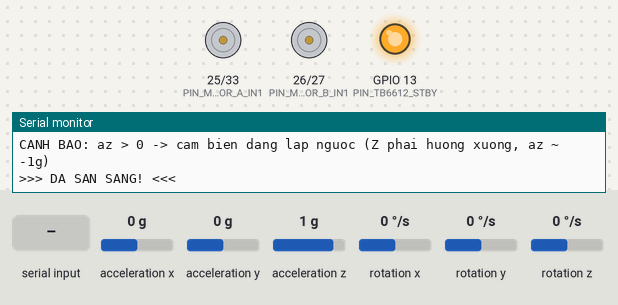
Bench run of a program on a simulated ESP32. Parts: motor-driver pin pairs drawn as motors (green arrow = first pin HIGH = forward, orange = second pin HIGH = backward, longer = more drive, scaled by the enable pin, stopped while the standby pin is LOW), output pins drawn as LEDs (lit = HIGH), the last lines printed to the serial monitor. Wiring (inferred from the names in the program): MPU-9250 motion sensor at I2C address 0x68. The inputs (shaded band) are chosen by the test bench; at power-on: acceleration x 0 g, acceleration z 1 g, rotation y 0 °/s, acceleration y 0 g, rotation x 0 °/s, rotation z 0 °/s. Nothing arrives over Bluetooth unless stated.

Above: at 5.2 s.
5.3 s: acceleration x set to -0.2 g
At 5.82 s:
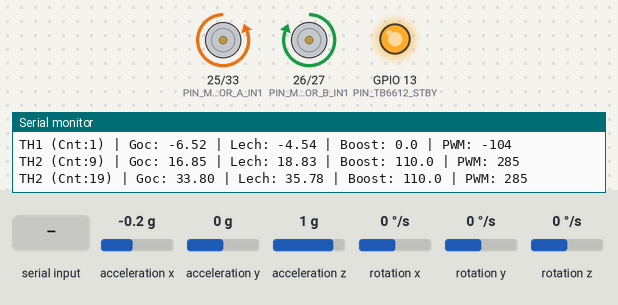
7.5 s: acceleration z set to -1.4 g
At 9.2 s:
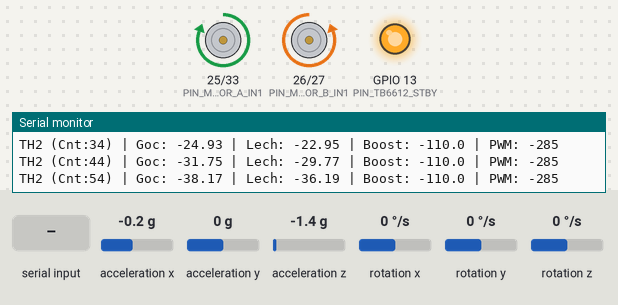
10.2 s: "B" received over the second serial link
13.2 s: acceleration x set to 0 g
At 13.48 s:
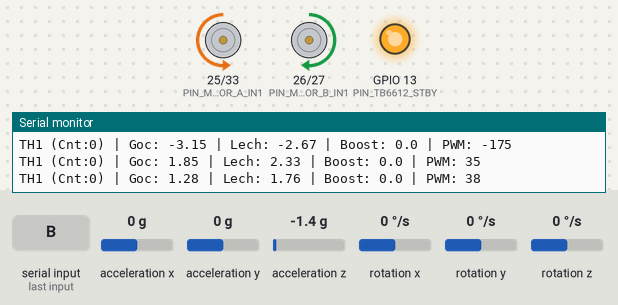
16.2 s: "L" received over the second serial link
At 16.51 s:
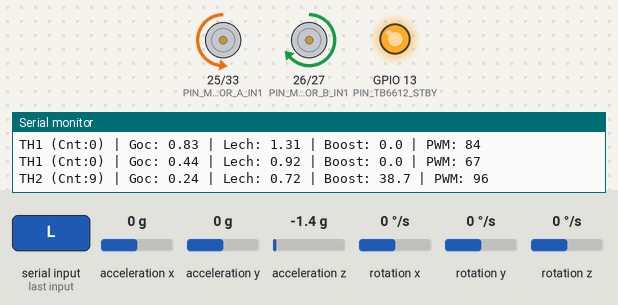
19.2 s: rotation y set to 9 °/s
Timing chart, 0 to 23.2 s (numbered marks = the images above; inputs shaded):
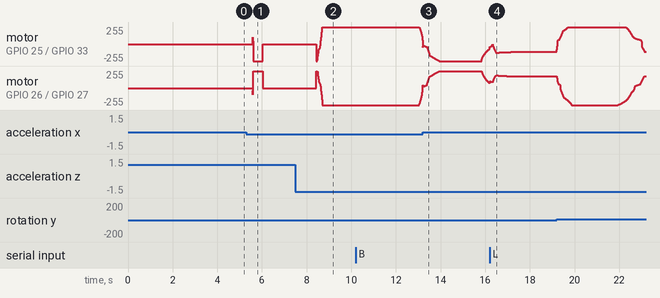

Measured:
- the behaviour switches between 0 and -0.1 g on acceleration x (found by bisection; images 0 and 1)
- after the input at 5.3 s, motor on GPIO 25 (PIN_MOTOR_A_IN1) / GPIO 33 (PIN_MOTOR_A_IN2): stopped → backward 255/255 after 0.28 s, → stopped 0.47 s later; motor on GPIO 26 (PIN_MOTOR_B_IN1) / GPIO 27 (PIN_MOTOR_B_IN2): stopped → forward 255/255 after 0.28 s, → stopped 0.47 s later

The program:

main.cpp
```cpp
/*
 * =====================================================================
 *  ROBOT TỰ CÂN BẰNG 2 BÁNH - ESP32 + MPU6500 + TB6612FNG
 *  PHIÊN BẢN: NONLINEAR PID + KALMAN 1D + THUẬT TOÁN 2 TRƯỜNG HỢP FALLBACK
 * =====================================================================
 */

#include "Arduino.h"
#include "Wire.h"
#include "BluetoothSerial.h"

#if !defined(CONFIG_BT_ENABLED) || !defined(CONFIG_BLUEDROID_ENABLED)
  #error "Bluetooth chua duoc bat trong SDK (chi ho tro ESP32 classic)."
#endif

// ==========================================
// 1. CẤU HÌNH GPIO VÀ PWM
// ==========================================
#define PIN_I2C_SDA     21
#define PIN_I2C_SCL     22

// Motor Trái (Kênh A)
#define PIN_MOTOR_A_PWM 32
#define PIN_MOTOR_A_IN1 25
#define PIN_MOTOR_A_IN2 33

// Motor Phải (Kênh B)
#define PIN_MOTOR_B_PWM 14
#define PIN_MOTOR_B_IN1 26
#define PIN_MOTOR_B_IN2 27

// Kích hoạt TB6612
#define PIN_TB6612_STBY 13

#define PWM_FREQ        10000   // 10 kHz
#define PWM_RES_BITS    8       // 8-bit (0 - 255)
#define PWM_MAX_DUTY    ((1 << PWM_RES_BITS) - 1)

#if ESP_ARDUINO_VERSION >= ESP_ARDUINO_VERSION_VAL(3, 0, 0)
  #define LEDC_BY_PIN   1
#else
  #define LEDC_BY_PIN   0
  #define PWM_CHANNEL_A 0
  #define PWM_CHANNEL_B 1
#endif

// ==========================================
// 2. CLASS BỘ LỌC KALMAN 1D
// ==========================================
class Kalman1D {
private:
  float angle;
  float bias;
  float P[2][2];

  float Q_angle;
  float Q_bias;
  float R_measure;

public:
  Kalman1D() {
    Q_angle   = 0.001f;
    Q_bias    = 0.003f;
    R_measure = 0.06f;

    angle = 0.0f;
    bias  = 0.0f;

    P[0][0] = 0.0f; P[0][1] = 0.0f;
    P[1][0] = 0.0f; P[1][1] = 0.0f;
  }

  void init(float initial_angle) {
    angle = initial_angle;
    bias  = 0.0f;
  }

  float getAngle(float newAngle, float newRate, float dt, float r_scale = 1.0f) {
    float rate = newRate - bias;
    angle += dt * rate;

    P[0][0] += dt * (dt * P[1][1] - P[0][1] - P[1][0] + Q_angle);
    P[0][1] -= dt * P[1][1];
    P[1][0] -= dt * P[1][1];
    P[1][1] += Q_bias * dt;

    float S = P[0][0] + R_measure * r_scale;
    float K[2];
    K[0] = P[0][0] / S;
    K[1] = P[1][0] / S;

    float y = newAngle - angle;
    angle += K[0] * y;
    bias  += K[1] * y;

    float P00_temp = P[0][0];
    float P01_temp = P[0][1];

    P[0][0] -= K[0] * P00_temp;
    P[0][1] -= K[0] * P01_temp;
    P[1][0] -= K[1] * P00_temp;
    P[1][1] -= K[1] * P01_temp;

    return angle;
  }

  float getCleanRate(float rawRate) const {
    return rawRate - bias;
  }
};

// ==========================================
// 3. THÔNG SỐ ĐIỀU KHIỂN NONLINEAR PID (ĐÃ FIX LĂN LIÊN TỤC)
// ==========================================
// Cấu hình P phi tuyến: Đủ lực thắng ma sát tĩnh để bánh lăn từ từ ngay khi nghiêng nhẹ
float Kp_base       = 16.5f;  // Nâng từ 5.0 lên 16.5 để bánh xe lăn liên tục theo góc nghiêng, không đợi Gyro giật
float Kp_boost_gain = 4.5f;   // Tăng lực mượt mà khi xe nghiêng ra ngoài
float Kp_max        = 30.0f;  // Lực tối đa khi gặp góc nguy hiểm

float Ki            = 0.0f;
#ifndef KD_VAL
#define KD_VAL .50f   // Kd khi lệch lớn
#endif
#ifndef KD_CALM
#define KD_CALM 0.250f  // Kd trong vùng cân bằng
#endif
float Kd            = KD_VAL;

// Lọc thông thấp cho Gyro: Chặn gai rung từ hộp số nhựa truyền vào đáy hộp làm ngắt quãng lệnh lăn
#ifndef GYRO_LPF_ALPHA
#define GYRO_LPF_ALPHA     0.4f   // 0.4 = mượt, xóa hiện tượng Kd băm xung làm bánh chạy-dừng-chạy-dừng
#endif

// Bù ma sát tĩnh sát với thực tế động cơ vàng 1:48 (~28-30 PWM) để tốc độ tăng từ từ, đều đặn
#ifndef MOTOR_DEADZONE
#define MOTOR_DEADZONE     30.0f   // Đặt sát ngưỡng lăn của motor vàng để vượt ma sát tĩnh mượt mà
#endif
#ifndef DZ_RAMP
#define DZ_RAMP            4.0f    // Vuốt mềm vùng chết trong khoảng +-4 PWM quanh điểm 0
#endif
#ifndef PWM_MAX_SLEW_RATE
#define PWM_MAX_SLEW_RATE  80.0f   // Giới hạn tốc độ tăng PWM mỗi 10ms để bánh tăng tốc từ từ, không giật thốc
#endif
#define MPU_ADDR           0x68
#define LOOP_TIME_MS       10      // 100 Hz
#define MAX_TILT_ANGLE     75.0f

// ---- Phục hồi khi nghiêng lớn ----
#ifndef SLEW_START_ERR
#define SLEW_START_ERR   2.0f   // độ: dưới 2 độ giữ tốc độ tăng PWM êm
#endif
#ifndef SLEW_FREE_ERR
#define SLEW_FREE_ERR    6.0f   // độ: trên 6 độ mới mở tối đa tốc độ đáp ứng
#endif
#ifndef ACC_TRUST_KNEE
#define ACC_TRUST_KNEE   80.0f
#endif
#ifndef ACC_TRUST_SPAN
#define ACC_TRUST_SPAN   40.0f
#endif

// ---- Bù Back-EMF êm (Tách khỏi vòng tự kích để không gây vọt tốc độ đột ngột) ----
#ifndef BEMF_COMP
#define BEMF_COMP        0.35f  // Hạ từ 0.95 xuống 0.35 để bù mượt, không tự kích thành xung giật nhanh
#endif
#ifndef BEMF_A
#define BEMF_A           0.04f  // Tích lũy từ từ theo góc nghiêng (hằng số thời gian ~250ms)
#endif
#ifndef BEMF_LIMIT
#define BEMF_LIMIT       80.0f
#endif

// ---- Vùng "êm" quanh điểm cân bằng ----
#ifndef CALM_ERR
#define CALM_ERR         1.0f
#endif
#ifndef CALM_FADE
#define CALM_FADE        2.0f
#endif
#ifndef CALM_ALPHA
#define CALM_ALPHA       0.60f  // Làm mịn đầu ra PWM
#endif
#ifndef REST_DB
#define REST_DB          0.3f   // Hạ từ 5.0 xuống 0.3: Không cắt mất lực lăn ở góc nghiêng 0.3° - 2.0°
#endif
#ifndef DEBUG_PLOT
#define DEBUG_PLOT 0
#endif
#ifndef REARM_ANGLE
#define REARM_ANGLE      10.0f
#endif

// ---- CẤU HÌNH THUẬT TOÁN 2 TRƯỜNG HỢP (CHỐNG TRÔI 1 PHÍA & FALLBACK) ----
#ifndef BALANCE_WINDOW_X
#define BALANCE_WINDOW_X        0.25f   // Khoảng +-x (độ) quanh setpoint coi là Trường hợp 1 (cân bằng)
#endif
#ifndef FALLBACK_TRIGGER_COUNT
#define FALLBACK_TRIGGER_COUNT  5       // 5-6 lần đọc liên tiếp không đổi dấu & không giảm -> nhảy vào Trường hợp 2
#endif
#ifndef FALLBACK_TOLERANCE
#define FALLBACK_TOLERANCE      0.02f   // Dung sai (độ) nhận diện góc lệch đang "giữ nguyên" hoặc "tăng dần"
#endif
#ifndef FALLBACK_STEP_PWM
#define FALLBACK_STEP_PWM       5.5f    // Điện áp (PWM) cộng thêm mỗi chu kỳ khi ở Trường hợp 2
#endif
#ifndef FALLBACK_GAIN_PWM
#define FALLBACK_GAIN_PWM       3.0f    // Điện áp (PWM) cộng thêm tỷ lệ với độ lớn góc lệch ở Trường hợp 2
#endif
#ifndef FALLBACK_MAX_PWM
#define FALLBACK_MAX_PWM        110.0f  // Trần áp tăng cường tối đa của Trường hợp 2
#endif
#ifndef FALLBACK_DECAY
#define FALLBACK_DECAY          0.55f   // Hệ số xả mượt áp tăng cường khi xe quay lại Trường hợp 1
#endif

// ---- HƯỚNG LẮP CẢM BIẾN (đã dời xuống đáy hộp) ----
#ifndef IMU_LEAN_SIGN
#define IMU_LEAN_SIGN    (1.0f)
#endif

// ĐIỂM CÂN BẰNG CƠ KHÍ:
float setpoint_pitch = -1.98f;
float speed_offset   = 0.0f;
float turn_offset    = 0.0f;

// Lệnh Bluetooth
#define BT_DEVICE_NAME    "ESP32_Balancing_Bot"
#define CMD_SPEED_STEP    1.5f
#define CMD_TURN_STEP     30.0f
#define CMD_FORWARD_SIGN  (-1.0f)

// ==========================================
// 4. HẰNG SỐ CẢM BIẾN & BIẾN TOÀN CỤC
// ==========================================
#define MPU_REG_CONFIG        0x1A
#define MPU_REG_GYRO_CONFIG   0x1B
#define MPU_REG_ACCEL_CONFIG  0x1C
#define MPU_REG_ACCEL_XOUT_H  0x3B
#define MPU_REG_PWR_MGMT_1    0x6B
#define MPU_REG_WHO_AM_I      0x75

#define GYRO_SENS         131.0f
#define RAD2DEG           57.2957795f
#define CAL_SAMPLES       500
#define CAL_INTERVAL_MS   4
#define MAX_SENSOR_FAILS  5

BluetoothSerial SerialBT;
Kalman1D kalmanFilter;

int16_t raw_ax, raw_ay, raw_az;
int16_t raw_gx, raw_gy, raw_gz;

static bool  armed     = false;
float        wheel_est = 0;
static float out_filt  = 0;
static float calm_k    = 0;

// Biến trạng thái của Thuật toán 2 Trường hợp (Case 1 & Case 2)
static uint8_t control_case     = 1;     // 1 = Trường hợp 1 (Cân bằng), 2 = Trường hợp 2 (Tăng áp Fallback)
static uint8_t same_sign_count  = 0;     // Số lần đọc liên tiếp góc lệch giữ nguyên dấu & không giảm
static int8_t  prev_error_sign  = 0;     // Dấu của góc lệch ở chu kỳ trước (-1, 0, +1)
static float   prev_abs_error   = 0.0f;  // Độ lớn góc lệch ở chu kỳ trước
static float   fallback_boost   = 0.0f;  // Điện áp PWM tăng cường trong Trường hợp 2

float gyro_pitch_offset = 0;   // offset gyro quanh trục Y
float gyro_pitch_rate   = 0;
float clean_gyro_rate   = 0;   // tốc độ góc đã qua lọc thông thấp chống giật ngắt quãng
float angle_pitch       = 0;

float pid_error = 0, error_integral = 0;
float last_pwm_left = 0, last_pwm_right = 0;
uint32_t prev_time = 0;
uint8_t  sensor_fail_count = 0;

float    last_printed_angle = 0.0f;
uint32_t last_print_time    = 0;

// ==========================================
// 5. XỬ LÝ MPU6500 & KALMAN
// ==========================================
static void writeMPU(uint8_t reg, uint8_t data) {
  Wire.beginTransmission(MPU_ADDR);
  Wire.write(reg);
  Wire.write(data);
  Wire.endTransmission();
}

static uint8_t readMPU(uint8_t reg) {
  Wire.beginTransmission(MPU_ADDR);
  Wire.write(reg);
  Wire.endTransmission(false);
  Wire.requestFrom(MPU_ADDR, 1, true);
  return Wire.available() ? Wire.read() : 0xFF;
}

static bool mpuResponds() {
  Wire.beginTransmission(MPU_ADDR);
  return Wire.endTransmission() == 0;
}

static int16_t readInt16() {
  uint8_t hi = Wire.read();
  uint8_t lo = Wire.read();
  return (int16_t)((hi << 8) | lo);
}

static bool readMPURaw() {
  Wire.beginTransmission(MPU_ADDR);
  Wire.write(MPU_REG_ACCEL_XOUT_H);
  if (Wire.endTransmission(false) != 0) return false;

  Wire.requestFrom(MPU_ADDR, 14, true);
  if (Wire.available() < 14) return false;

  raw_ax = readInt16();
  raw_ay = readInt16();
  raw_az = readInt16();
  (void)readInt16();
  raw_gx = readInt16();
  raw_gy = readInt16();
  raw_gz = readInt16();
  return true;
}

// Góc nghiêng từ Accel. Z hướng xuống => az ≈ -1g khi thẳng đứng.
static float accelLeanDeg(float ax, float az) {
  return IMU_LEAN_SIGN * atan2f(-ax, -az) * RAD2DEG;
}

static bool initMPU6500() {
  Wire.begin(PIN_I2C_SDA, PIN_I2C_SCL, 400000);
  delay(100);

  if (!mpuResponds()) return false;

  writeMPU(MPU_REG_PWR_MGMT_1, 0x00);
  delay(50);

  writeMPU(MPU_REG_GYRO_CONFIG, 0x00);
  writeMPU(MPU_REG_ACCEL_CONFIG, 0x00);
  writeMPU(MPU_REG_CONFIG, 0x03); // DLPF ~42Hz
  delay(100);

  Serial.println(">>> DANG CAN CHINH GYRO (GIU YEN XE 2S) <<<");
  long sum_gy = 0, sum_ax = 0, sum_az = 0;
  int good = 0;
  for (int i = 0; i < CAL_SAMPLES; i++) {
    if (readMPURaw()) {
      sum_gy += raw_gy;
      sum_ax += raw_ax;
      sum_az += raw_az;
      good++;
    }
    delay(CAL_INTERVAL_MS);
  }
  if (good < CAL_SAMPLES / 2) return false;

  gyro_pitch_offset = (float)sum_gy / good;

  if ((float)sum_az / good > 0.0f)
    Serial.println("CANH BAO: az > 0 -> cam bien dang lap nguoc (Z phai huong xuong, az ~ -1g)");
  float initial_angle = accelLeanDeg((float)sum_ax / good, (float)sum_az / good);
  kalmanFilter.init(initial_angle);
  angle_pitch = initial_angle;
  clean_gyro_rate = 0.0f;

  Serial.println(">>> DA SAN SANG! <<<");
  return true;
}

static bool readSensor(float dt) {
  if (!readMPURaw()) return false;

  float acc_pitch = accelLeanDeg((float)raw_ax, (float)raw_az);
  gyro_pitch_rate = -IMU_LEAN_SIGN * ((float)raw_gy - gyro_pitch_offset) / GYRO_SENS;

  float u_abs = 0.5f * (fabsf(last_pwm_left) + fabsf(last_pwm_right));
  float over  = fmaxf(0.0f, u_abs - ACC_TRUST_KNEE) / ACC_TRUST_SPAN;
  angle_pitch = kalmanFilter.getAngle(acc_pitch, gyro_pitch_rate, dt, 1.0f + over * over);

  // Lọc thông thấp vận tốc góc với GYRO_LPF_ALPHA = 0.4f
  float raw_clean_rate = kalmanFilter.getCleanRate(gyro_pitch_rate);
  clean_gyro_rate += GYRO_LPF_ALPHA * (raw_clean_rate - clean_gyro_rate);

  return true;
}

// ==========================================
// 6. ĐIỀU KHIỂN ĐỘNG CƠ (SOFT DEADZONE LIÊN TỤC)
// ==========================================
static void setMotorPWM(uint8_t pin, uint32_t val) {
#if LEDC_BY_PIN
  ledcWrite(pin, val);
#else
  if (pin == PIN_MOTOR_A_PWM)      ledcWrite(PWM_CHANNEL_A, val);
  else if (pin == PIN_MOTOR_B_PWM) ledcWrite(PWM_CHANNEL_B, val);
#endif
}

static void initMotors() {
  pinMode(PIN_MOTOR_A_IN1, OUTPUT);
  pinMode(PIN_MOTOR_A_IN2, OUTPUT);
  pinMode(PIN_MOTOR_B_IN1, OUTPUT);
  pinMode(PIN_MOTOR_B_IN2, OUTPUT);
  digitalWrite(PIN_MOTOR_A_IN1, LOW);
  digitalWrite(PIN_MOTOR_A_IN2, LOW);
  digitalWrite(PIN_MOTOR_B_IN1, LOW);
  digitalWrite(PIN_MOTOR_B_IN2, LOW);

  pinMode(PIN_TB6612_STBY, OUTPUT);
  digitalWrite(PIN_TB6612_STBY, LOW);

#if LEDC_BY_PIN
  ledcAttach(PIN_MOTOR_A_PWM, PWM_FREQ, PWM_RES_BITS);
  ledcAttach(PIN_MOTOR_B_PWM, PWM_FREQ, PWM_RES_BITS);
#else
  ledcSetup(PWM_CHANNEL_A, PWM_FREQ, PWM_RES_BITS);
  ledcAttachPin(PIN_MOTOR_A_PWM, PWM_CHANNEL_A);
  ledcSetup(PWM_CHANNEL_B, PWM_FREQ, PWM_RES_BITS);
  ledcAttachPin(PIN_MOTOR_B_PWM, PWM_CHANNEL_B);
#endif

  setMotorPWM(PIN_MOTOR_A_PWM, 0);
  setMotorPWM(PIN_MOTOR_B_PWM, 0);
}

static void stopMotors() {
  setMotorPWM(PIN_MOTOR_A_PWM, 0);
  setMotorPWM(PIN_MOTOR_B_PWM, 0);
  digitalWrite(PIN_MOTOR_A_IN1, LOW);
  digitalWrite(PIN_MOTOR_A_IN2, LOW);
  digitalWrite(PIN_MOTOR_B_IN1, LOW);
  digitalWrite(PIN_MOTOR_B_IN2, LOW);
  last_pwm_left   = 0;
  last_pwm_right  = 0;
  error_integral  = 0;
  wheel_est       = 0;
  out_filt        = 0;
  same_sign_count = 0;
  prev_error_sign = 0;
  prev_abs_error  = 0;
  fallback_boost  = 0;
  control_case    = 1;
}

// Bù Deadzone nội suy mượt mà
static float applyContinuousSoftDeadzone(float raw_pwm) {
  if (fabsf(raw_pwm) < 0.1f) return 0.0f;

  float boost = MOTOR_DEADZONE;
  if (fabsf(raw_pwm) < DZ_RAMP) {
    boost = MOTOR_DEADZONE * (fabsf(raw_pwm) / DZ_RAMP);
  }

  return (raw_pwm > 0) ? (raw_pwm + boost) : (raw_pwm - boost);
}

static void driveMotors(float pid_output, float turn) {
  if (fabsf(angle_pitch) > MAX_TILT_ANGLE) {
    stopMotors();
    return;
  }

  // Chỉ áp dụng REST_DB khi đang ở Trường hợp 1 (cân bằng tại tâm)
  if (REST_DB > 0.0f && calm_k > 0.0f && control_case == 1) {
    float a = fabsf(pid_output);
    float shrink = fminf(a, REST_DB * calm_k);
    pid_output = (pid_output > 0.0f ? 1.0f : -1.0f) * (a - shrink);
  }
  float target_pwm_left  = pid_output + turn;
  float target_pwm_right = pid_output - turn;

  target_pwm_left  = applyContinuousSoftDeadzone(target_pwm_left);
  target_pwm_right = applyContinuousSoftDeadzone(target_pwm_right);

  // Slew Rate Limiter: Giữ PWM_MAX_SLEW_RATE (80.0f) ở vùng cân bằng, nới dần khi nghiêng lớn hoặc ở TH2
  float free_k = constrain((fabsf(pid_error) - SLEW_START_ERR) / (SLEW_FREE_ERR - SLEW_START_ERR), 0.0f, 1.0f);
  if (control_case == 2) free_k = fmaxf(free_k, 0.5f);
  float slew = PWM_MAX_SLEW_RATE + (2.0f * PWM_MAX_DUTY - PWM_MAX_SLEW_RATE) * free_k;
  float delta_l = constrain(target_pwm_left - last_pwm_left, -slew, slew);
  float delta_r = constrain(target_pwm_right - last_pwm_right, -slew, slew);

  float pwm_left  = last_pwm_left + delta_l;
  float pwm_right = last_pwm_right + delta_r;

  last_pwm_left  = pwm_left;
  last_pwm_right = pwm_right;

  pwm_left  = constrain(pwm_left,  -(float)PWM_MAX_DUTY, (float)PWM_MAX_DUTY);
  pwm_right = constrain(pwm_right, -(float)PWM_MAX_DUTY, (float)PWM_MAX_DUTY);

  // Kênh A (Trái)
  if (pwm_left >= 0) {
    digitalWrite(PIN_MOTOR_A_IN1, LOW);
    digitalWrite(PIN_MOTOR_A_IN2, HIGH);
    setMotorPWM(PIN_MOTOR_A_PWM, (uint32_t)pwm_left);
  } else {
    digitalWrite(PIN_MOTOR_A_IN1, HIGH);
    digitalWrite(PIN_MOTOR_A_IN2, LOW);
    setMotorPWM(PIN_MOTOR_A_PWM, (uint32_t)(-pwm_left));
  }

  // Kênh B (Phải)
  if (pwm_right >= 0) {
    digitalWrite(PIN_MOTOR_B_IN1, HIGH);
    digitalWrite(PIN_MOTOR_B_IN2, LOW);
    setMotorPWM(PIN_MOTOR_B_PWM, (uint32_t)pwm_right);
  } else {
    digitalWrite(PIN_MOTOR_B_IN1, LOW);
    digitalWrite(PIN_MOTOR_B_IN2, HIGH);
    setMotorPWM(PIN_MOTOR_B_PWM, (uint32_t)(-pwm_right));
  }
}

// ==========================================
// 7. XỬ LÝ BLUETOOTH
// ==========================================
static void handleBluetooth() {
  if (!SerialBT.hasClient()) {
    speed_offset = 0.0f;
    turn_offset  = 0.0f;
    return;
  }

  while (SerialBT.available()) {
    char cmd = (char)SerialBT.read();
    switch (cmd) {
      case 'F': speed_offset =  CMD_FORWARD_SIGN * CMD_SPEED_STEP; turn_offset = 0.0f; break;
      case 'B': speed_offset = -CMD_FORWARD_SIGN * CMD_SPEED_STEP; turn_offset = 0.0f; break;
      case 'L': turn_offset = -CMD_TURN_STEP; break;
      case 'R': turn_offset =  CMD_TURN_STEP; break;
      case 'S': speed_offset = 0.0f; turn_offset = 0.0f; break;
      default: break;
    }
  }
}

// ==========================================
// 8. SETUP VÀ LOOP CHÍNH
// ==========================================
void setup() {
  Serial.begin(115200);
  delay(1000);

  if (!SerialBT.begin(BT_DEVICE_NAME)) {
    Serial.println("CANH BAO: khong khoi tao duoc Bluetooth");
  }

  initMotors();

  if (!initMPU6500()) {
    while (true) {
      Serial.println("!!! LOI: KHONG DOC DUOC MPU6500 !!!");
      delay(2000);
    }
  }

  digitalWrite(PIN_TB6612_STBY, HIGH);
  prev_time = micros();
  last_print_time = millis();
}

void loop() {
  uint32_t now = micros();
  uint32_t elapsed_us = now - prev_time;
  if (elapsed_us < (uint32_t)LOOP_TIME_MS * 1000UL) return;

  prev_time = now;
  float dt = (float)elapsed_us * 1.0e-6f;

  handleBluetooth();

  if (!readSensor(dt)) {
    if (sensor_fail_count < 255) sensor_fail_count++;
    if (sensor_fail_count >= MAX_SENSOR_FAILS) stopMotors();
    return;
  }
  sensor_fail_count = 0;

  // Khóa chạy lại: sau khi ngã (>75°) hoặc mới bật máy, chỉ cân bằng khi xe đã được dựng gần thẳng.
  if (fabsf(angle_pitch) > MAX_TILT_ANGLE) armed = false;
  if (!armed) {
    if (fabsf(angle_pitch) < REARM_ANGLE) armed = true;
    else { stopMotors(); return; }
  }

  // 1. Tính sai số so với setpoint_pitch (-1.98f)
  float target_angle = setpoint_pitch + speed_offset;
  pid_error = angle_pitch - target_angle;
  float abs_err = fabsf(pid_error);

  // -------------------------------------------------------------
  // 2. XÉT TRƯỜNG HỢP 1 (CÂN BẰNG) & TRƯỜNG HỢP 2 (TĂNG ÁP FALLBACK)
  // -------------------------------------------------------------
  int8_t current_sign = (pid_error > 0.02f) ? 1 : ((pid_error < -0.02f) ? -1 : 0);
  bool is_holding_or_increasing = (abs_err >= (prev_abs_error - FALLBACK_TOLERANCE));

  // Kiểm tra góc lệch vượt khoảng BALANCE_WINDOW_X và giữ nguyên dấu
  if (current_sign != 0 && current_sign == prev_error_sign && abs_err > BALANCE_WINDOW_X) {
    if (is_holding_or_increasing) {
      if (same_sign_count < 255) same_sign_count++;
    } else {
      // Góc lệch đang thu hẹp về phía setpoint -> trả về Trường hợp 1
      same_sign_count = 0;
    }
  } else {
    same_sign_count = (current_sign != 0 && abs_err > BALANCE_WINDOW_X) ? 1 : 0;
    if (current_sign != prev_error_sign) {
      fallback_boost = 0.0f; // Vừa đổi dấu qua setpoint -> xóa sạch áp cộng thêm
    }
  }

  // Chuyển đổi giữa Trường hợp 1 và Trường hợp 2
  if (same_sign_count >= FALLBACK_TRIGGER_COUNT && is_holding_or_increasing) {
    // ---> TRƯỜNG HỢP 2: Không đổi dấu trong 5-6 lần đọc & độ lệch giữ nguyên/tăng dần -> Tăng áp Fallback
    control_case = 2;
    float boost_step = FALLBACK_STEP_PWM + (FALLBACK_GAIN_PWM * abs_err);
    fallback_boost += (float)current_sign * boost_step;
    fallback_boost = constrain(fallback_boost, -FALLBACK_MAX_PWM, FALLBACK_MAX_PWM);
  } else {
    // ---> TRƯỜNG HỢP 1: Cân bằng quanh vị trí setpoint
    control_case = 1;
    fallback_boost *= FALLBACK_DECAY;
    if (fabsf(fallback_boost) < 0.5f) fallback_boost = 0.0f;
  }

  prev_abs_error = abs_err;
  if (current_sign != 0) prev_error_sign = current_sign;

  // -------------------------------------------------------------
  // 3. THUẬT TOÁN NONLINEAR PID (TRƯỜNG HỢP 1 + BÙ TRƯỜNG HỢP 2)
  // -------------------------------------------------------------
  float kp_effective = Kp_base;
  if (abs_err > 0.87f) {
    kp_effective += (abs_err - 0.87f) * Kp_boost_gain;
    if (kp_effective > Kp_max) kp_effective = Kp_max;
  }

  error_integral += pid_error * dt;
  error_integral = constrain(error_integral, -100.0f, 100.0f);

  calm_k = 1.0f - constrain((abs_err - CALM_ERR) / CALM_FADE, 0.0f, 1.0f);
  float kd_effective = KD_CALM + (Kd - KD_CALM) * (1.0f - calm_k);

  float p_term = kp_effective * pid_error;
  float d_term = kd_effective * clean_gyro_rate;

  // Chống khựng bánh xe (Anti-Stutter) khi đang nghiêng về 1 phía
  if (abs_err > 0.4f && (p_term * d_term < 0.0f)) {
    float max_oppose = 0.55f * fabsf(p_term);
    d_term = constrain(d_term, -max_oppose, max_oppose);
  }

  // Bù Back-EMF êm theo p_term
  wheel_est += BEMF_A * (p_term - wheel_est);
  float bemf_boost = constrain(BEMF_COMP * wheel_est, -BEMF_LIMIT, BEMF_LIMIT);

  // Tổng hợp lực: Cân bằng (TH1) + Tăng áp Fallback (TH2)
  float pid_output = p_term + (Ki * error_integral) + d_term + bemf_boost + fallback_boost;
  pid_output = constrain(pid_output, -255.0f, 255.0f);

  // Làm mịn đầu ra PWM ở Trường hợp 1; khi sang Trường hợp 2 thì xuất thẳng để fallback nhanh
  float alpha = (control_case == 2) ? 1.0f : (1.0f - calm_k * (1.0f - CALM_ALPHA));
  out_filt += alpha * (pid_output - out_filt);
  pid_output = out_filt;

  driveMotors(pid_output, turn_offset);

#if DEBUG_PLOT
  Serial.print(angle_pitch, 2);  Serial.print(',');
  Serial.print(fallback_boost, 1); Serial.print(',');
  Serial.println(0.5f * (last_pwm_left + last_pwm_right), 0);
  return;
#endif

  uint32_t ms = millis();
  if (fabsf(angle_pitch - last_printed_angle) >= 0.20f && (ms - last_print_time >= 100)) {
    last_printed_angle = angle_pitch;
    last_print_time = ms;

    Serial.print("TH");
    Serial.print(control_case);
    Serial.print(" (Cnt:");
    Serial.print(same_sign_count);
    Serial.print(") | Goc: ");
    Serial.print(angle_pitch, 2);
    Serial.print(" | Lech: ");
    Serial.print(pid_error, 2);
    Serial.print(" | Boost: ");
    Serial.print(fallback_boost, 1);
    Serial.print(" | PWM: ");
    Serial.println(0.5f * (last_pwm_left + last_pwm_right), 0);
  }
}
```
